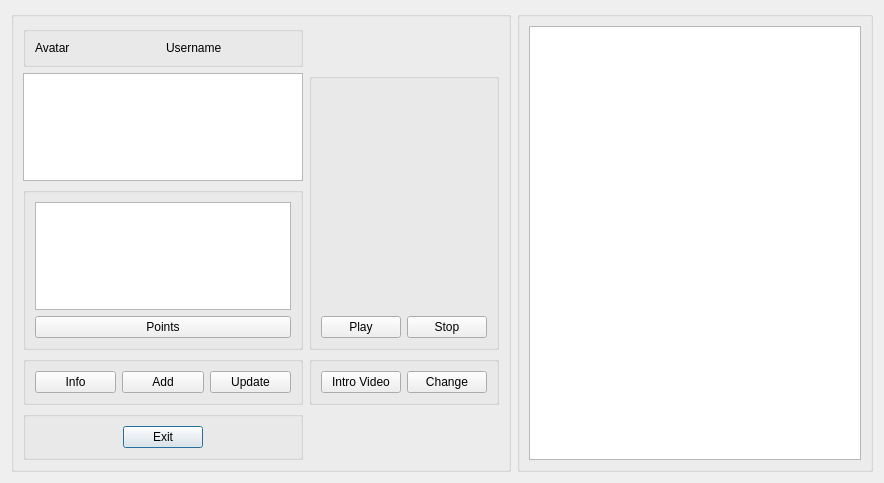
<?xml version="1.0" encoding="UTF-8"?>
<ui version="4.0">
 <class>statusForm</class>
 <widget class="QDialog" name="statusForm">
  <property name="geometry">
   <rect>
    <x>0</x>
    <y>0</y>
    <width>884</width>
    <height>483</height>
   </rect>
  </property>
  <property name="windowTitle">
   <string>Dialog</string>
  </property>
  <layout class="QGridLayout" name="gridLayout">
   <item row="0" column="1">
    <widget class="QGroupBox" name="groupBox_2">
     <property name="title">
      <string/>
     </property>
     <layout class="QGridLayout" name="gridLayout_3">
      <item row="0" column="0">
       <widget class="QTableWidget" name="tableInfo"/>
      </item>
     </layout>
    </widget>
   </item>
   <item row="0" column="0">
    <widget class="QGroupBox" name="groupBox">
     <property name="title">
      <string/>
     </property>
     <layout class="QGridLayout" name="gridLayout_2">
      <item row="4" column="0">
       <widget class="QGroupBox" name="groupBox_3">
        <property name="title">
         <string/>
        </property>
        <layout class="QGridLayout" name="gridLayout_4">
         <item row="0" column="2">
          <spacer name="horizontalSpacer_2">
           <property name="orientation">
            <enum>Qt::Horizontal</enum>
           </property>
           <property name="sizeHint" stdset="0">
            <size>
             <width>40</width>
             <height>20</height>
            </size>
           </property>
          </spacer>
         </item>
         <item row="0" column="1">
          <widget class="QPushButton" name="btnExit">
           <property name="text">
            <string>Exit</string>
           </property>
          </widget>
         </item>
         <item row="0" column="0">
          <spacer name="horizontalSpacer">
           <property name="orientation">
            <enum>Qt::Horizontal</enum>
           </property>
           <property name="sizeHint" stdset="0">
            <size>
             <width>40</width>
             <height>20</height>
            </size>
           </property>
          </spacer>
         </item>
        </layout>
       </widget>
      </item>
      <item row="2" column="0">
       <widget class="QGroupBox" name="groupBox_8">
        <property name="title">
         <string/>
        </property>
        <layout class="QGridLayout" name="gridLayout_9">
         <item row="0" column="0">
          <widget class="QTableWidget" name="tablePoints"/>
         </item>
         <item row="1" column="0">
          <widget class="QPushButton" name="btnPoints">
           <property name="text">
            <string>Points</string>
           </property>
          </widget>
         </item>
        </layout>
       </widget>
      </item>
      <item row="3" column="1">
       <widget class="QGroupBox" name="groupBox_6">
        <property name="title">
         <string/>
        </property>
        <layout class="QGridLayout" name="gridLayout_7">
         <item row="0" column="0">
          <widget class="QPushButton" name="btnCreateIntroVideo">
           <property name="text">
            <string>Intro Video</string>
           </property>
          </widget>
         </item>
         <item row="0" column="1">
          <widget class="QPushButton" name="btnUpdateIntroVideo">
           <property name="text">
            <string>Change</string>
           </property>
          </widget>
         </item>
        </layout>
       </widget>
      </item>
      <item row="0" column="0">
       <widget class="QGroupBox" name="groupBox_5">
        <property name="title">
         <string/>
        </property>
        <layout class="QGridLayout" name="gridLayout_6">
         <item row="0" column="0">
          <widget class="ClickableLabel" name="lblAvatar">
           <property name="text">
            <string>Avatar</string>
           </property>
          </widget>
         </item>
         <item row="0" column="1">
          <widget class="QLabel" name="lblUsername">
           <property name="text">
            <string>Username</string>
           </property>
          </widget>
         </item>
        </layout>
       </widget>
      </item>
      <item row="1" column="0">
       <widget class="QTableWidget" name="tableWidget"/>
      </item>
      <item row="3" column="0">
       <widget class="QGroupBox" name="groupBox_4">
        <property name="title">
         <string/>
        </property>
        <layout class="QGridLayout" name="gridLayout_5">
         <item row="0" column="1">
          <widget class="QPushButton" name="btnAdd">
           <property name="text">
            <string>Add</string>
           </property>
          </widget>
         </item>
         <item row="0" column="0">
          <widget class="QPushButton" name="btnInfo">
           <property name="text">
            <string>Info</string>
           </property>
          </widget>
         </item>
         <item row="0" column="2">
          <widget class="QPushButton" name="btnUpdate">
           <property name="text">
            <string>Update</string>
           </property>
          </widget>
         </item>
        </layout>
       </widget>
      </item>
      <item row="1" column="1" rowspan="2">
       <widget class="QGroupBox" name="groupBox_7">
        <property name="title">
         <string/>
        </property>
        <layout class="QGridLayout" name="gridLayout_8">
         <item row="1" column="0">
          <widget class="QPushButton" name="btnPlay">
           <property name="text">
            <string>Play</string>
           </property>
          </widget>
         </item>
         <item row="1" column="1">
          <widget class="QPushButton" name="btnStop">
           <property name="text">
            <string>Stop</string>
           </property>
          </widget>
         </item>
         <item row="0" column="0" colspan="2">
          <widget class="QLabel" name="lblDisplayIntroVideo">
           <property name="text">
            <string/>
           </property>
          </widget>
         </item>
        </layout>
       </widget>
      </item>
     </layout>
    </widget>
   </item>
  </layout>
 </widget>
 <customwidgets>
  <customwidget>
   <class>ClickableLabel</class>
   <extends>QLabel</extends>
   <header>clickablelabel.h</header>
  </customwidget>
 </customwidgets>
 <resources/>
 <connections/>
</ui>
